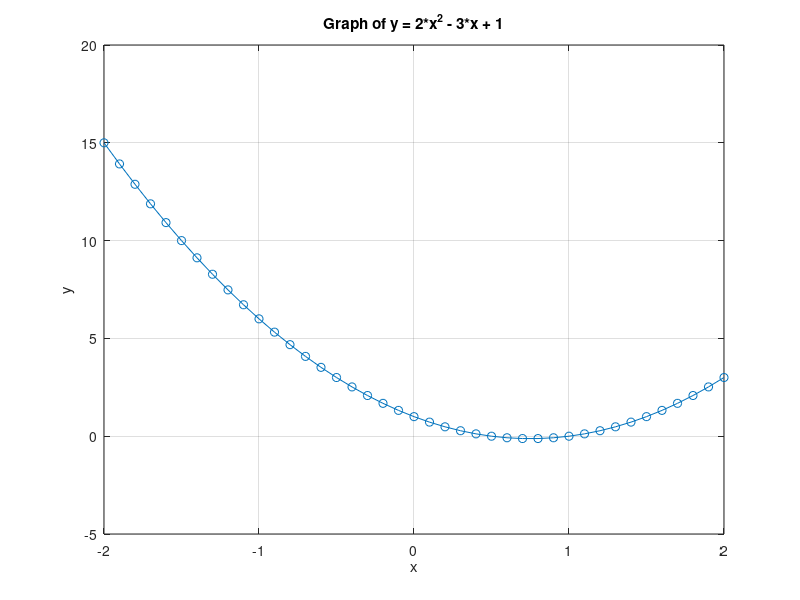

Write MATLAB code to recreate this figure.
%Plot a graph x, y use y=2^ * x^ 2-3* x + 1 and generate values of x as x= - 2:0.1 : 2 ; Using function generates a plot of x,y.

% Generate values of x
x = -2:0.1:2;

% Calculate corresponding y values using the given function
y = 2 * x.^2 - 3 * x + 1;
% Plot the graph
plot(x, y, '-o');

% Add labels and title
xlabel('x');
ylabel('y');
title('Graph of y = 2*x^2 - 3*x + 1');

% Add grid
grid on;
